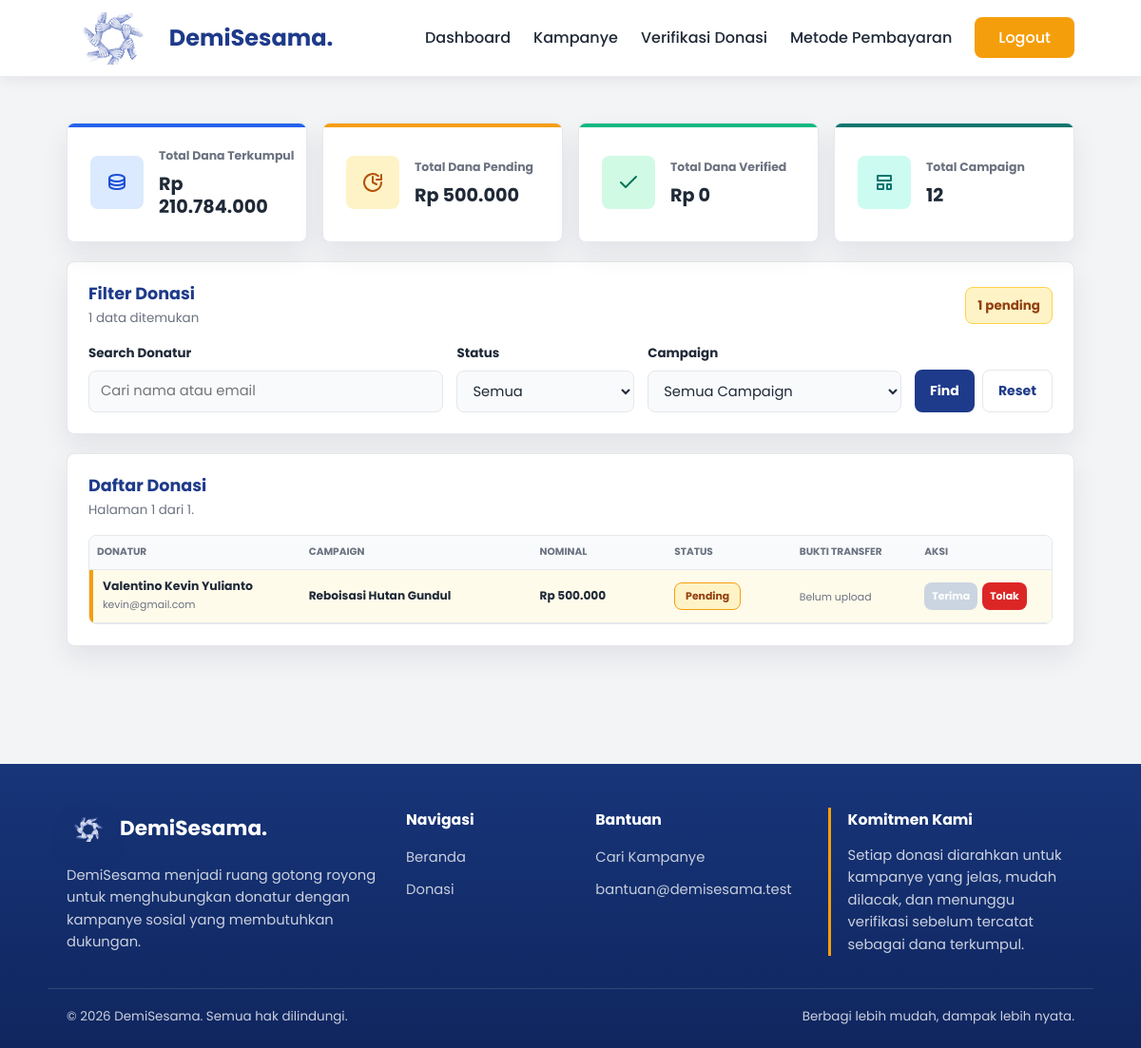
Page /admin/donasi.php (signed in) on the committed database.
### tables this page shows
CREATE TABLE `donasi` (
  `id_donasi` int(11) NOT NULL AUTO_INCREMENT,
  `id_donatur` int(11) NOT NULL,
  `id_kampanye` int(11) NOT NULL,
  `nominal_donasi` decimal(15,2) NOT NULL,
  `metode_pembayaran` varchar(50) NOT NULL,
  `pesan_dukungan` text DEFAULT NULL,
  `bukti_transfer` varchar(255) DEFAULT NULL,
  `status` enum('PENDING','VERIFIED','REJECTED','EXPIRED') DEFAULT 'PENDING',
  `waktu_donasi` timestamp NOT NULL DEFAULT current_timestamp(),
  `waktu_kadaluarsa` datetime DEFAULT NULL,
  PRIMARY KEY (`id_donasi`),
  KEY `id_donatur` (`id_donatur`),
  KEY `id_kampanye` (`id_kampanye`),
  CONSTRAINT `donasi_ibfk_1`
    FOREIGN KEY (`id_donatur`)
    REFERENCES `donatur` (`id_donatur`)
    ON DELETE CASCADE,
  CONSTRAINT `donasi_ibfk_2`
    FOREIGN KEY (`id_kampanye`)
    REFERENCES `kampanye` (`id_kampanye`)
    ON DELETE CASCADE
);

CREATE TABLE `donatur` (
  `id_donatur` int(11) NOT NULL AUTO_INCREMENT,
  `nama_lengkap` varchar(50) NOT NULL,
  `username` varchar(50) NOT NULL,
  `email` varchar(50) NOT NULL,
  `nomor_telepon` varchar(15) NOT NULL,
  `password` varchar(50) NOT NULL,
  PRIMARY KEY (`id_donatur`)
);

CREATE TABLE `kampanye` (
  `id_kampanye` int(11) NOT NULL AUTO_INCREMENT,
  `id_penyelenggara` int(11) NOT NULL,
  `judul_kampanye` varchar(100) NOT NULL,
  `kategori` varchar(50) NOT NULL,
  `lokasi` varchar(100) NOT NULL,
  `deskripsi` varchar(1000) NOT NULL,
  `target_dana` int(15) NOT NULL,
  `dana_terkumpul` int(15) NOT NULL DEFAULT 0,
  `batas_waktu` date NOT NULL,
  `gambar_poster` varchar(255) NOT NULL,
  `status` ENUM('active', 'completed') NOT NULL DEFAULT 'active',
  PRIMARY KEY (`id_kampanye`),
  KEY `id_penyelenggara` (`id_penyelenggara`),
  CONSTRAINT `kampanye_ibfk_1`
    FOREIGN KEY (`id_penyelenggara`)
    REFERENCES `penyelenggara` (`id_penyelenggara`)
    ON DELETE CASCADE
    ON UPDATE CASCADE
);

### admin/donasi.php (the view, shortened to what the rows shown need)
<?php
require_once("../components/auth.php");
require_once("../components/admin_service.php");
$admin_id = currentAdminId();
$status_filter = trim($_GET['status'] ?? '');
$search_query = trim($_GET['q'] ?? '');
$campaign_filter = filter_input(INPUT_GET, 'campaign', FILTER_VALIDATE_INT);
$campaign_filter = $campaign_filter ? (int) $campaign_filter : 0;
$filter_params = [];
$items_per_page = 10;
$current_page = filter_input(INPUT_GET, 'page', FILTER_VALIDATE_INT) ?: 1;
$current_page = max(1, $current_page);
$form_params = $filter_params;
$form_params['page'] = $current_page;
$form_action = url_for('admin/donasi.php?' . http_build_query($form_params));
$offset = ($current_page - 1) * $items_per_page;
$donations = getManagedDonations($conn, $admin_id, $status_filter, $search_query, $campaign_filter, $items_per_page, $offset);
?>
<!DOCTYPE html>
<html lang="id">
<head>
    <link rel="stylesheet" href="<?php echo asset_url('css/global.css?v=3'); ?>">
    <link rel="stylesheet" href="<?php echo asset_url('css/form.css?v=3'); ?>">
    <link rel="stylesheet" href="<?php echo asset_url('css/admin.css?v=6'); ?>">
</head>
<body>
    <main class="admin-page verification-page">
        <div class="container">
            <section class="verification-filter-panel">
                <div class="verification-filter-head">
                    <div>
                        <h2>Filter Donasi</h2>
                    </div>
                </div>
            </section>
            <section class="verification-table-panel daftar-donasi-panel">
                <div class="verification-table-head daftar-donasi-head">
                    <div>
                        <h2>Daftar Donasi</h2>
                    </div>
                </div>
                <div class="verification-table-wrap daftar-donasi-wrap">
                    <table class="verification-table daftar-donasi-table">
                        <colgroup>
                        </colgroup>
                        <thead>
                            <tr>
                                <th>Donatur</th>
                                <th>Campaign</th>
                                <th>Nominal</th>
                                <th>Status</th>
                                <th>Bukti Transfer</th>
                                <th>Aksi</th>
                            </tr>
                        </thead>
                        <tbody>
                            <?php foreach ($donations as $donasi): ?>
                                <?php
                                    $status = (string) $donasi['status'];
                                    $status_class = preg_replace('/[^a-z0-9_-]/', '', strtolower($status));
                                    $is_pending = $status === 'PENDING';
                                    $has_proof = !empty($donasi['bukti_transfer']);
                                    $can_accept = $has_proof && $status !== 'VERIFIED';
                                    $can_reject = $status !== 'REJECTED';
                                ?>
                                <tr class="<?php echo $is_pending ? 'verification-row-pending daftar-donasi-row-pending' : 'daftar-donasi-row'; ?>">
                                    <td class="verification-donor">
                                        <strong><?php echo e($donasi['nama_lengkap']); ?></strong>
                                        <span class="verification-email"><?php echo e($donasi['email']); ?></span>
                                    </td>
                                    <td>
                                        <strong class="verification-campaign"><?php echo e($donasi['judul_kampanye']); ?></strong>
                                    </td>
                                    <td>
                                        <strong class="verification-amount"><?php echo formatRupiah($donasi['nominal_donasi']); ?></strong>
                                    </td>
                                    <td>
                                        <span class="verification-status-badge status-<?php echo e($status_class); ?>">
                                            <?php echo e(ucfirst(strtolower($status))); ?>
                                        </span>
                                    </td>
                                    <td>
                                        <?php if ($has_proof): ?>
                                            <?php
                                                $nama_file = $donasi['bukti_transfer'];
                                                if (strpos($nama_file, 'assets/') === false) {
                                                    $full_path = 'assets/uploads/bukti-transfer/' . $nama_file;
                                                } else {
                                                    $full_path = $nama_file;
                                                }
                                            ?>
                                            <a class="verification-proof-link"
                                            href="javascript:void(0);"
                                            data-img-src="<?php echo asset_url($full_path); ?>"
                                            onclick="openPreviewModal(this)">
                                                Lihat Bukti
                                            </a>
                                        <?php else: ?>
                                            <span class="verification-muted">Belum upload</span>
                                        <?php endif; ?>
                                    </td>
                                    <td>
                                        <form method="POST" action="<?php echo e($form_action); ?>" class="verification-actions">
                                            <button class="verification-btn verification-btn-accept" type="submit" name="action" value="verify" <?php echo $can_accept ? '' : 'disabled'; ?>>
                                                Terima
                                            </button>
                                            <button class="verification-btn verification-btn-reject" type="submit" name="action" value="reject" <?php echo $can_reject ? '' : 'disabled'; ?>>
                                                Tolak
                                            </button>
                                        </form>
                                    </td>
                                </tr>
                            <?php endforeach; ?>
                        </tbody>
                    </table>
                </div>
            </section>
        </div>
    </main>
</body>
</html>

### rows in the picture
donasi: id_donatur.nama_lengkap "Valentino Kevin Yulianto", id_donatur.email "kevin@gmail.com", id_kampanye.judul_kampanye "Reboisasi Hutan Gundul", nominal_donasi "Rp 500.000", status "Pending", shows "Belum upload"

### other values in the picture
formatRupiah($summary['collected_total']) "Rp 210.784.000"
formatRupiah($summary['pending_total']) "Rp 500.000"
formatRupiah($summary['verified_total']) "Rp 0"
$summary['kampanye'] "12"
$total_donations "1"
$summary['pending'] "1"
$current_page "1"
$total_pages "1"
